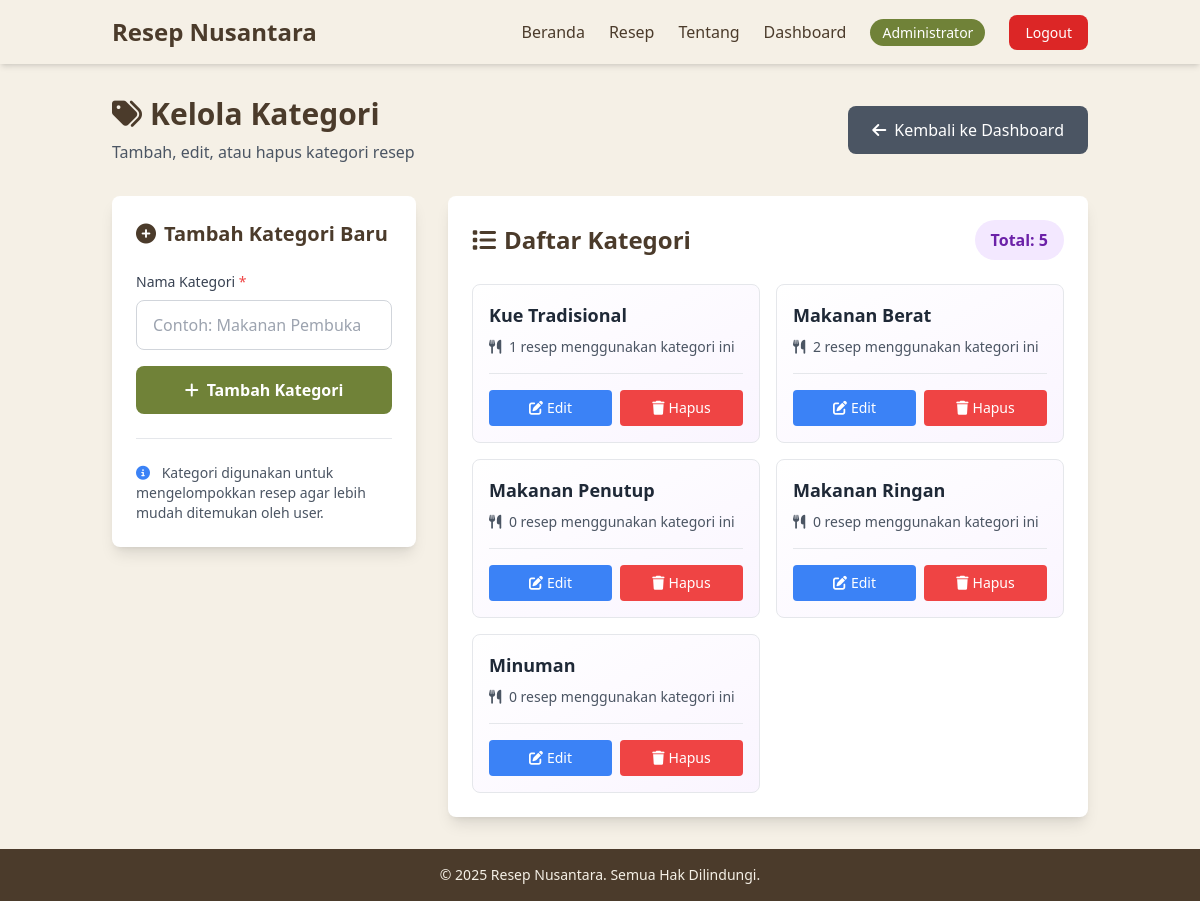
/admin/manage_categories.php (signed in), run on the app's committed database.
### tables this page shows
CREATE TABLE `categories` (
  `id` int(11) NOT NULL,
  `name` varchar(100) NOT NULL,
  `created_at` datetime DEFAULT current_timestamp(),
  `updated_at` datetime DEFAULT current_timestamp() ON UPDATE current_timestamp()
);

### admin/manage_categories.php (the view, shortened to what this page needs)
<?php
require_once __DIR__ . '/../includes/auth_check.php';
$categories_query = "SELECT c.id, c.name,
    (SELECT COUNT(*) FROM recipe_categories WHERE category_id = c.id) as recipe_count
    FROM categories c
    ORDER BY c.name ASC";
$categories = $conn->query($categories_query);
include '../includes/header.php';
?>
<main class="flex-grow container mx-auto px-6 py-8">
    <div class="flex flex-col md:flex-row md:items-center md:justify-between mb-8">
        <div>
            <h1 class="text-3xl font-bold text-[#4b3b2b] mb-2">
                <i class="fas fa-tags mr-2"></i>Kelola Kategori
            </h1>
            <p class="text-gray-600">Tambah, edit, atau hapus kategori resep</p>
        </div>
        <a href="dashboard.php" class="mt-4 md:mt-0 inline-block bg-gray-600 text-white px-6 py-3 rounded-lg hover:bg-gray-700 transition">
            <i class="fas fa-arrow-left mr-2"></i>Kembali ke Dashboard
        </a>
    </div>
    <div class="grid grid-cols-1 lg:grid-cols-3 gap-8">
        <div class="lg:col-span-1">
            <div class="bg-white rounded-lg shadow-lg p-6 sticky top-8">
                <h2 class="text-xl font-bold text-[#4b3b2b] mb-6">
                    <i class="fas fa-plus-circle mr-2"></i>Tambah Kategori Baru
                </h2>
                <form method="POST" action="">
                    <div class="mb-4">
                        <label for="category_name" class="block text-sm font-medium text-gray-700 mb-2">
                            Nama Kategori <span class="text-red-500">*</span>
                        </label>
                        <input
                            type="text"
                            id="category_name"
                            name="category_name"
                            required
                            class="w-full px-4 py-3 border border-gray-300 rounded-lg focus:outline-none focus:ring-2 focus:ring-[#708238]"
                            placeholder="Contoh: Makanan Pembuka"
                        >
                    </div>
                    <button
                        type="submit"
                        name="add_category"
                        class="w-full bg-[#708238] text-white px-6 py-3 rounded-lg hover:bg-[#5a6a2e] transition font-semibold"
                    >
                        <i class="fas fa-plus mr-2"></i>Tambah Kategori
                    </button>
                </form>
                <div class="mt-6 pt-6 border-t border-gray-200">
                    <p class="text-sm text-gray-600">
                        <i class="fas fa-info-circle mr-2 text-blue-500"></i>
                        Kategori digunakan untuk mengelompokkan resep agar lebih mudah ditemukan oleh user.
                    </p>
                </div>
            </div>
        </div>
        <div class="lg:col-span-2">
            <div class="bg-white rounded-lg shadow-lg p-6">
                <div class="flex items-center justify-between mb-6">
                    <h2 class="text-2xl font-bold text-[#4b3b2b]">
                        <i class="fas fa-list mr-2"></i>Daftar Kategori
                    </h2>
                    <span class="bg-purple-100 text-purple-800 px-4 py-2 rounded-full font-semibold">
                        Total: <?php echo $categories->num_rows; ?>
                    </span>
                </div>
                <?php if ($categories->num_rows > 0): ?>
                <div class="grid grid-cols-1 md:grid-cols-2 gap-4">
                    <?php while ($category = $categories->fetch_assoc()): ?>
                    <div class="border border-gray-200 rounded-lg p-4 hover:border-purple-400 transition bg-gradient-to-br from-white to-purple-50">
                        <div class="flex items-start justify-between">
                            <div class="flex-1">
                                <h3 class="font-bold text-lg text-gray-800 mb-2"><?php echo htmlspecialchars($category['name']); ?></h3>
                                <p class="text-sm text-gray-600">
                                    <i class="fas fa-utensils mr-1"></i>
                                    <?php echo $category['recipe_count']; ?> resep menggunakan kategori ini
                                </p>
                            </div>
                        </div>
                        <div class="mt-4 pt-4 border-t border-gray-200 flex gap-2">
                            <button
                                onclick="editCategory(<?php echo $category['id']; ?>, '<?php echo htmlspecialchars($category['name'], ENT_QUOTES); ?>')"
                                class="flex-1 bg-blue-500 text-white px-4 py-2 rounded hover:bg-blue-600 transition text-sm font-medium"
                            >
                                <i class="fas fa-edit mr-1"></i>Edit
                            </button>
                            <a
                                href="delete_category.php?id=<?php echo $category['id']; ?>"
                                onclick="return confirm('Hapus kategori ini? Kategori akan dihapus dari semua resep yang menggunakannya.')"
                                class="flex-1 bg-red-500 text-white px-4 py-2 rounded hover:bg-red-600 transition text-sm font-medium text-center"
                            >
                                <i class="fas fa-trash mr-1"></i>Hapus
                            </a>
                        </div>
                    </div>
                    <?php endwhile; ?>
                </div>
                <?php endif; ?>
            </div>
        </div>
    </div>
</main>
<?php include '../includes/footer.php'; ?>

### data on the page
categories: name "Kue Tradisional", recipe_count "1"
categories: name "Makanan Berat", recipe_count "2"
categories: name "Makanan Penutup", recipe_count "0"
categories: name "Makanan Ringan", recipe_count "0"
categories: name "Minuman", recipe_count "0"

### other printed values
$_SESSION['name'] "Administrator"
$categories->num_rows "5"
